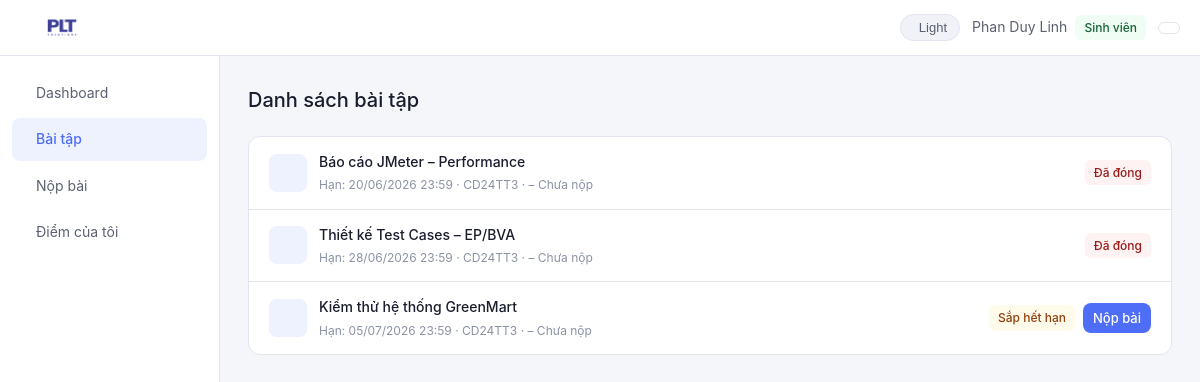
/assignments.php (signed in), run on the app's committed database.
### tables this page shows
CREATE TABLE assignments (
    id INT AUTO_INCREMENT PRIMARY KEY,
    title VARCHAR(200) NOT NULL,
    description TEXT,
    deadline DATETIME NOT NULL,
    class VARCHAR(50) NOT NULL,
    file_types VARCHAR(100) DEFAULT 'csv,xlsx,pdf',
    teacher_id INT NOT NULL,
    created_at TIMESTAMP DEFAULT CURRENT_TIMESTAMP,
    FOREIGN KEY (teacher_id) REFERENCES users(id)
);

### includes/auth.php (called while the page is built, shortened)
<?php
function isStudent() {
    return ($_SESSION['role'] ?? '') === 'student';
}

### assignments.php (the view, shortened to what this page needs)
<?php
require_once __DIR__ . '/includes/auth.php';
$db = getDB();
$action = $_GET['action'] ?? 'list';
$uid = $_SESSION['user_id'];
if ($action !== 'create') {
    if (isTeacher()) {
        $stmt = $db->prepare('SELECT a.*, COUNT(s.id) as sub_count FROM assignments a LEFT JOIN submissions s ON s.assignment_id=a.id WHERE a.teacher_id=? GROUP BY a.id ORDER BY a.created_at DESC');
        $stmt->execute([$uid]);
    } else {
        $stmt = $db->prepare('SELECT a.*, (SELECT COUNT(*) FROM submissions WHERE assignment_id=a.id AND student_id=?) as submitted FROM assignments a WHERE a.class=? ORDER BY a.deadline ASC');
        $stmt->execute([$uid, $_SESSION['class']]);
    }
    $assignments = $stmt->fetchAll();
}
require_once __DIR__ . '/includes/header.php';
?>
<?php if ($action === 'create' && isTeacher()): ?>
<div class="page-header">
  <div class="page-title">Tạo bài tập mới</div>
  <a href="/assignhub/assignments.php" class="btn btn-ghost"><i class="ti ti-arrow-left"></i> Quay lại</a>
</div>
<div class="card" style="max-width:620px">
  <form method="POST">
    <div class="form-group">
      <label class="form-label">Tên bài tập *</label>
      <input type="text" name="title" class="form-control" placeholder="VD: Thiết kế test cases EP/BVA" required>
    </div>
    <div class="form-group">
      <label class="form-label">Mô tả</label>
      <textarea name="description" class="form-control" placeholder="Hướng dẫn, yêu cầu bài tập..."></textarea>
    </div>
    <div class="form-group">
      <label class="form-label">Lớp *</label>
      <input type="text" name="class" class="form-control" placeholder="CD24TT3" required value="CD24TT3">
    </div>
    <div class="form-group">
      <label class="form-label">Hạn nộp *</label>
      <input type="datetime-local" name="deadline" class="form-control" required>
    </div>
    <div class="form-group">
      <label class="form-label">Loại file cho phép</label>
      <input type="text" name="file_types" class="form-control" value="csv,xlsx" placeholder="csv,xlsx,pdf">
      <div class="form-hint">Phân cách bằng dấu phẩy</div>
    </div>
    <div class="gap-row">
      <button type="submit" class="btn btn-primary"><i class="ti ti-plus"></i> Tạo bài tập</button>
      <a href="/assignhub/assignments.php" class="btn btn-ghost">Hủy</a>
    </div>
  </form>
</div>
<?php else: ?>
<div class="page-header">
  <div class="page-title">Danh sách bài tập</div>
</div>
<div class="list-card">
<?php foreach ($assignments as $a):
  $deadline = strtotime($a['deadline']);
  $diff = $deadline - time();
  if ($diff < 0) { $badge='red'; $label='Đã đóng'; }
  elseif ($diff < 86400*3) { $badge='amber'; $label='Sắp hết hạn'; }
  else { $badge='green'; $label='Còn hạn'; }
?>
  <div class="list-row">
    <div class="row-left">
      <div class="row-icon" style="background:var(--accent-bg)">
      </div>
      <div class="row-info">
        <div class="row-title"><?= htmlspecialchars($a['title']) ?></div>
        <div class="row-desc">
          Hạn: <?= date('d/m/Y H:i', $deadline) ?> · <?= htmlspecialchars($a['class']) ?>
          <?php if (isStudent()): ?> · <?= $a['submitted'] ? '✓ Đã nộp' : '– Chưa nộp' ?><?php endif; ?>
        </div>
      </div>
    </div>
    <div class="row-right">
      <span class="badge badge-<?= $badge ?>"><?= $label ?></span>
      <?php if (isStudent() && !$a['submitted'] && $diff > 0): ?>
      <a href="/assignhub/submit.php?id=<?= $a['id'] ?>" class="btn btn-primary btn-sm">Nộp bài</a>
      <?php endif; ?>
    </div>
  </div>
<?php endforeach; ?>
</div>
<?php endif; ?>
<?php require_once __DIR__ . '/includes/footer.php'; ?>

### assets/css/style.css (style rules this page uses)
:root { --bg: #f5f6fa; --surface: #ffffff; --surface2: #f0f2f7; --text: #1a1d2e; --text2: #5a6070; --text3: #8b92a5; --accent: #4f6ef7; --accent-bg: #eef1fe; --accent-text: #3451d1; --success: #22c55e; --success-bg: #f0fdf4; --success-text: #166534; --warning: #f59e0b; --warning-bg: #fffbeb; --warning-text: #92400e; --danger: #ef4444; --danger-bg: #fef2f2; --danger-text: #991b1b; --border: #e2e5ef; --radius: 12px; --sidebar-w: 220px; --topbar-h: 56px; }
*, *::before, *::after { box-sizing: border-box; margin: 0; padding: 0; }
body { font-family: -apple-system, BlinkMacSystemFont, 'Segoe UI', sans-serif; background: var(--bg); color: var(--text); font-size: 15px; line-height: 1.6; transition: background .25s, color .25s; }
a { color: inherit; text-decoration: none; }
.btn { display: inline-flex; align-items: center; gap: 6px; padding: 9px 18px; border-radius: 8px; font-size: 14px; font-weight: 500; cursor: pointer; transition: all .2s; border: none; }
.btn-primary { background: var(--accent); color: #fff; }
.btn-sm { padding: 5px 10px; font-size: 13px; }
.badge { display: inline-flex; align-items: center; padding: 3px 9px; border-radius: 6px; font-size: 12px; font-weight: 500; }
.badge-amber { background: var(--warning-bg); color: var(--warning-text); }
.badge-red { background: var(--danger-bg); color: var(--danger-text); }
.page-header { display: flex; align-items: center; justify-content: space-between; margin-bottom: 20px; }
.page-title { font-size: 20px; font-weight: 500; }
.list-card { background: var(--surface); border: 1px solid var(--border); border-radius: var(--radius); overflow: hidden; }
.list-row { display: flex; align-items: center; justify-content: space-between; padding: 14px 20px; gap: 12px; border-bottom: 1px solid var(--border); transition: background .15s; }
.list-row:last-child { border-bottom: none; }
.row-left { display: flex; align-items: center; gap: 12px; flex: 1; min-width: 0; }
.row-icon { width: 38px; height: 38px; border-radius: 8px; flex-shrink: 0; display: flex; align-items: center; justify-content: center; font-size: 18px; }
.row-info { min-width: 0; }
.row-title { font-size: 14px; font-weight: 500; white-space: nowrap; overflow: hidden; text-overflow: ellipsis; }
.row-desc { font-size: 12px; color: var(--text3); margin-top: 2px; }
.row-right { display: flex; align-items: center; gap: 8px; flex-shrink: 0; }

### data on the page
assignments: title "Báo cáo JMeter – Performance", deadline "20/06/2026 23:59", class "CD24TT3", deadline "Đã đóng"
assignments: title "Thiết kế Test Cases – EP/BVA", deadline "28/06/2026 23:59", class "CD24TT3", deadline "Đã đóng"
assignments: title "Kiểm thử hệ thống GreenMart", deadline "05/07/2026 23:59", class "CD24TT3", deadline "Sắp hết hạn"

### other printed values
$_SESSION['name'] "Phan Duy Linh"
t('Sinh viên') "Sinh viên"
